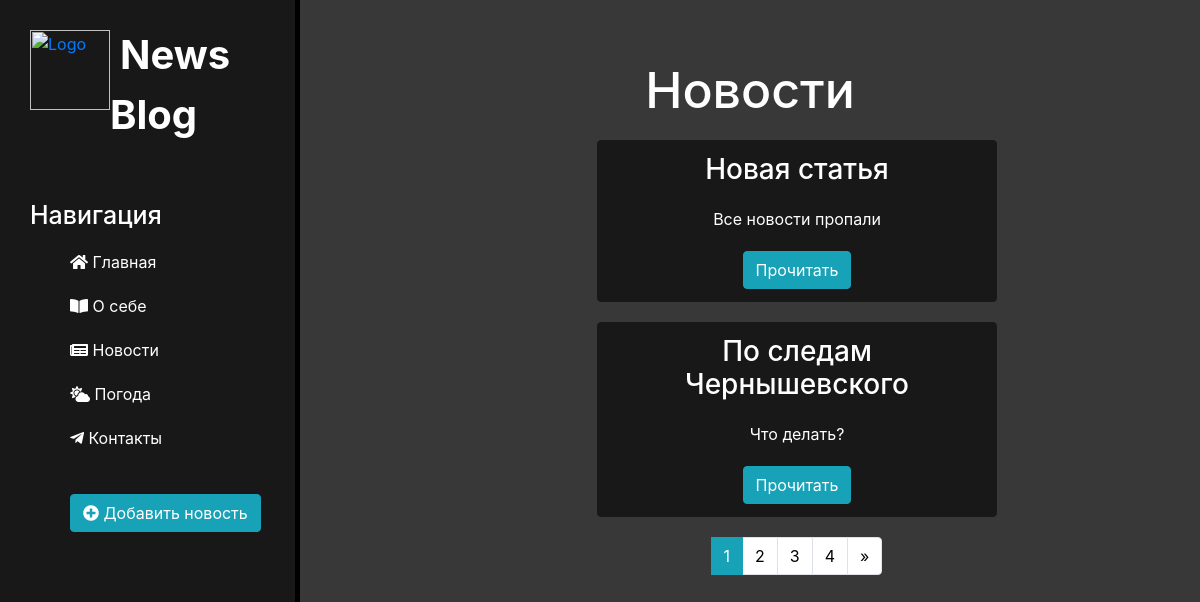
The page /news/ on the database as committed earlier.
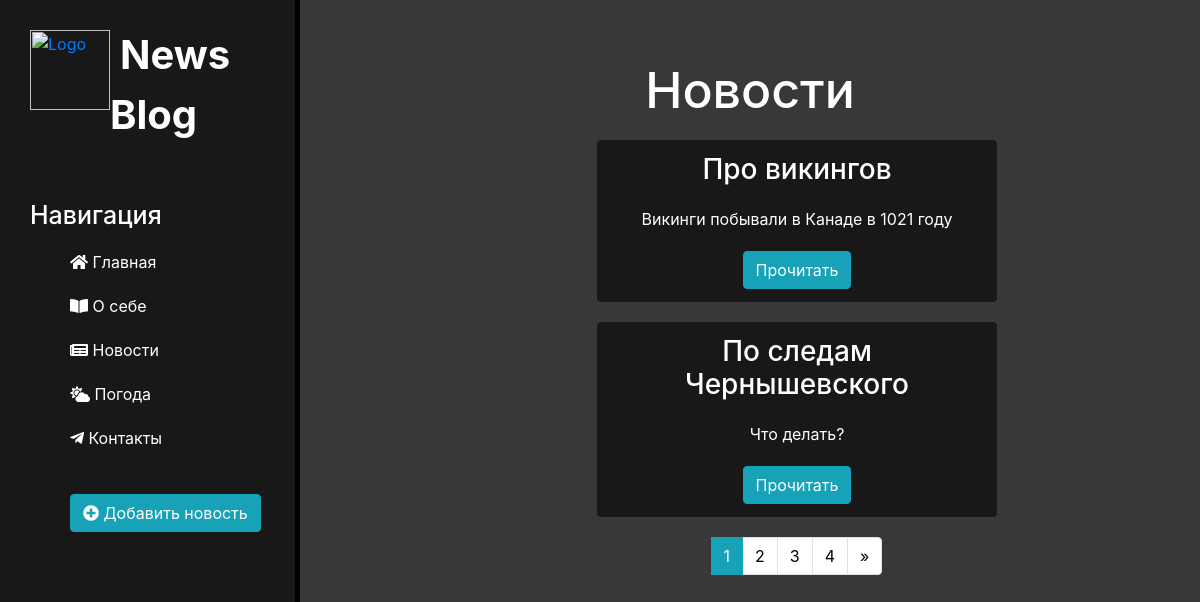
The same page on the database as committed later.
### news/models.py (models this page shows, shortened)
class Articles(models.Model):
    title = models.CharField("Название", max_length=56)
    announce = models.CharField("Анонс", max_length=256)
    full_text = models.TextField("Текст статьи")
    date = models.DateTimeField("Дата и время", default=timezone.now)
    class Meta:
        verbose_name = "Новость"
        verbose_name_plural = "Новости"

### news/views.py (the view)
# urls.py: path('', views.NewsListView.as_view(), name='news_home'),
class NewsListView(ListView):
    model = Articles
    paginate_by = 2
    template_name = 'news/news_home.html'
    context_object_name = 'articles'
    ordering = ['-id']

### news/templates/news/news_home.html (shortened to what this page needs)
{% extends "main/layout.html" %}
{% block content %}
    <div class="features">
        <h1>Новости</h1>
        {% if articles %}
            {% for i in articles %}
                <div class="alert alert-warning">
                    <h3>{{ i.title }}</h3>
                    <p>{{ i.announce }}</p>
                    <a href="{% url 'news_detail' i.id %}" class="btn btn-info">Прочитать</a>
                </div>
            {% endfor %}
        {% else %}
            <p>У нас нет новостей сейчас</p>
        {% endif %}
        <div class="pagination_block">
            <nav aria-label="Page navigation example">
                <ul class="pagination justify-content-center">
                        {% for page in page_obj.paginator.page_range %}
                            <li class="page-item {% if page == page_obj.number %}active{% endif %}">
                                <a class="page-link" href="?page={{page}}">{{page}}</a>
                            </li>
                        {% endfor %}
                    <li class="page-item">
                        {% if page_obj.has_next %}
                            <a class="page-link" href="?page={{ page_obj.next_page_number }}" aria-label="Next">
                                <span aria-hidden="true">&raquo;</span>
                            </a>
                        {% endif %}
                    </li>
                </ul>
            </nav>
        </div>
    </div>
{% endblock %}

### main/templates/main/layout.html (shortened to what this page needs)
{% load static %}
<html lang="ru">
<head>
    <link rel="stylesheet" href="https://cdn.jsdelivr.net/npm/bootstrap@4.6.0/dist/css/bootstrap.min.css">
    <link rel="stylesheet" href="{% static 'main/css/main.css' %}">
    <link rel="stylesheet" href="https://use.fontawesome.com/releases/v5.8.2/css/all.css">
</head>
<body>
    <aside>
        <a href="{% url 'home' %}">
            <img src="{% static 'main/img/logo.svg' %}" alt="Logo">
        </a>
        <a href="{% url 'home' %}" class="logo">News Blog</a>
        <h3>Навигация</h3>
        <ul>
            <a href="{% url 'home' %}"><li><i class="fas fa-home"></i> Главная</li></a>
            <a href="{% url 'about' %}"><li><i class="fas fa-book-open"></i> О себе</li></a>
            <a href="{% url 'news_home' %}"><li><i class="fas fa-newspaper"></i> Новости</li></a>
            <a href="{% url 'weather' %}"><li><i class="fas fa-cloud-sun"></i> Погода</li></a>
            <a href="{% url 'contacts' %}"><li><i class="fab fa-telegram-plane"></i> Контакты</li></a><br>
            <a href="{% url 'create' %}"><li><button class="btn btn-info"><i class="fas fa-plus-circle"></i> Добавить новость</button></li></a>
        </ul>
    </aside>
    <main>
        {% block content %}
        {% endblock %}
    </main>
</body>
</html>

### main/static/main/css/main.css (style rules this page uses)
body { background: #383838; }
aside { position: fixed; float: left; background: #181818; width: 25%; padding: 2.5%; min-height: 100vh; color: #fff; border-right: 5px solid #000000; }
aside img { width: 80px; float: left; }
aside .logo { font-size: 40px; margin-left: 10px; font-weight: bold; position: relative; top: -5px; color: #fff; text-decoration: none; }
aside h3 { margin-top: 50px; font-size: 25px; }
aside ul { list-style: none; }
aside ul li { color: #fff; display: block; margin-top: 20px; transition: transform .6s ease; }
main .features { float: right; color: #fff; margin-top: 60px; text-align: center; width: 75%; }
main .features h1 { font-size: 50px; text-align: center; }
main .features p { max-width: 400px; margin: 20px auto; text-align: center; }
.alert-warning { width: 400px; margin: 20px 33%; text-align: center; background: #181818; border-color: #181818; color: #fff; }
.pagination_block { width: 400px; margin: 20px 33%; text-align: center; color: #fff; background: #383838; border-color: #383838; }
.pagination > li > a { background-color: white; color: black; }
.pagination > .active > a { color: white; background-color: #17a2b8 !Important; border: solid 1px #17a2b8 !Important; }

Rows that differ between the two databases and show on the page:
changed Articles: title "Новая статья" → "Про викингов"; announce "Все новости пропали" → "Викинги побывали в Канаде в 1021 году"
